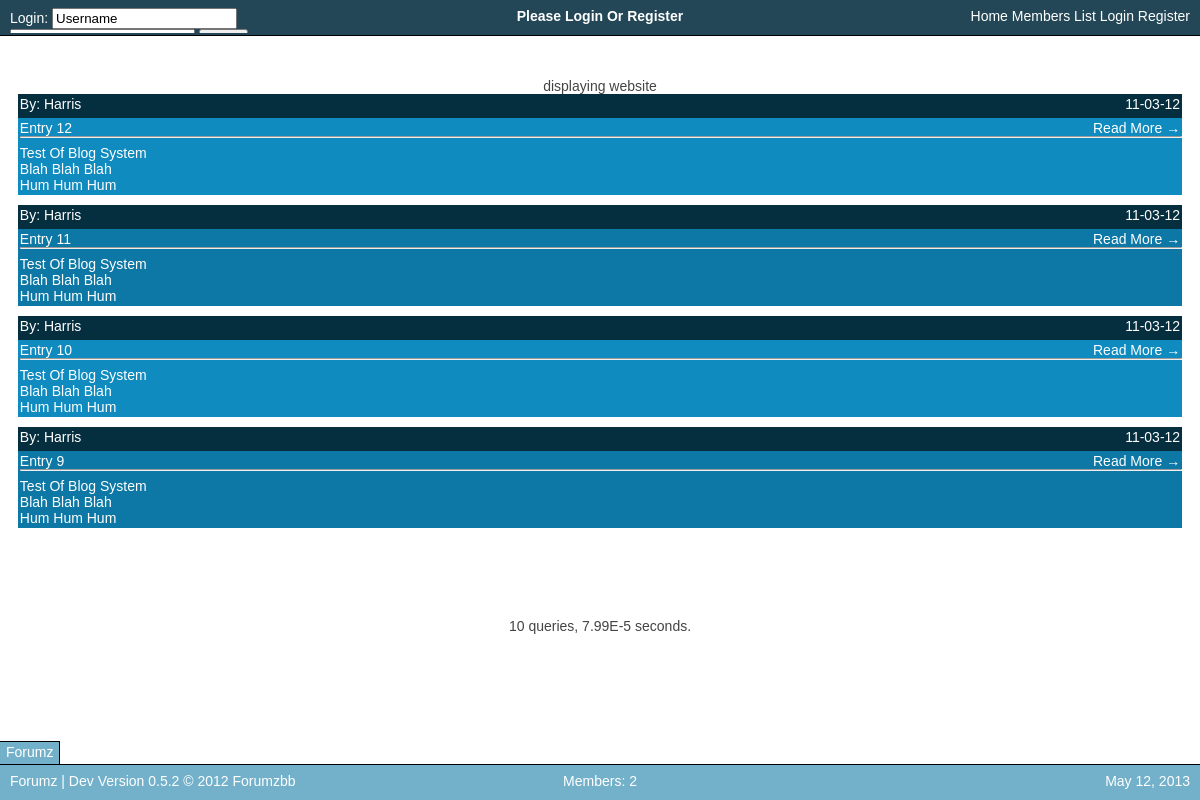
The page / on the database its author committed.
### tables this page shows
CREATE TABLE `blogs` (
  `ID` int(11) NOT NULL,
  `Title` text NOT NULL,
  `Author` text NOT NULL,
  `AuthorDate` text NOT NULL,
  `AuthorTime` text NOT NULL,
  `Post` text NOT NULL,
  `numComments` int(11) NOT NULL
);

CREATE TABLE `siteSettings` (
  `settingsProfile` text NOT NULL,
  `siteName` text NOT NULL,
  `siteMotd` text NOT NULL,
  `siteSlogan` text NOT NULL,
  `defaultTheme` text NOT NULL,
  `siteDisabled` text NOT NULL,
  `reqLogin` text NOT NULL,
  `verifyRegisterEmail` text NOT NULL,
  `verifyRegisterAdmin` text NOT NULL,
  `htmlAllowed` text NOT NULL,
  `blogEntriesPerPage` int(11) NOT NULL
);

### index.php (called while the page is built, shortened)
<?php
$m_time = explode(" ",microtime());
$m_time = $m_time[0] + $m_time[1];
$starttime = $m_time;
$sqlQueries=0;
$mysqliServer = $_ENV['DATABASE_SERVER'];
$mysqliUser = "db166640_forumz";
$mysqliPass = "forumzbb";
$mysqliDatabase = "db166640_forumzDev";
$con = @mysqli_connect($mysqliServer, $mysqliUser, $mysqliPass, $mysqliDatabase) or die ("Site Not Setup");
require_once('Functions/forumz.main.php');
$userData=$_SESSION['userData'];
if($userData['rankID']=="") {
	$userData['rankID']="0";
	$userData['loggedIn']=false;
}
if($userData['siteTheme']=="") {
	$userData['siteTheme']="SkyBlue";
}
$pageName = mysqli_real_escape_string($con,$_GET['page']);
if($pageName=="") $pageName = "home";
displayWebsite();
?>

### Functions/forumz.settings.php (called while the page is built, shortened)
<?php
function loadMysqlSettings() {
	global $con, $sqlQueries;
	$sql = "SELECT * FROM siteSettings WHERE settingsProfile='1'";
	$result = mysqli_query($con, $sql) or die ("Query failed: getSiteSettings");
	$setting=mysqli_fetch_array($result);
	global $siteSettings;
	if($setting['siteDisabled']!="") {
		$siteSettings['siteDisabled']=true;
		$siteSettings['disabledMessage']=$setting['siteDisabled'];
	} else { $siteSettings['siteDisabled']=false; }
	$siteSettings['siteName'] = $setting['siteName'];
	$siteSettings['siteMotd'] = $setting['siteMotd'];
	$siteSettings['siteSlogan'] = $setting['siteSlogan'];
	$siteSettings['defaultTheme'] = $setting['defaultTheme'];
	$siteSettings['blogEntriesPerPage'] = $setting['blogEntriesPerPage'];
	if($setting['reqLogin']=="true") {
		$siteSettings['reqLogin'] = true;
	} else { $siteSettings['reqLogin'] = false; }
	if($setting['verifyRegisterEmail']=="true") {
		$siteSettings['verifyRegisterEmail'] = true;
	} else { $siteSettings['verifyRegisterEmail'] = false; }
	if($setting['verifyRegisterAdmin']=="true") {
		$siteSettings['verifyRegisterAdmin'] = true;
	} else { $siteSettings['verifyRegisterAdmin'] = false; }
	if($setting['htmlAllowed']=="true") {
		$siteSettings['htmlAllowed'] = true;
	} else { $siteSettings['htmlAllowed'] = false; }
}
function setupSiteURLs() {
	global $siteSettings;
	$siteSettings['siteURLShort']="/";
	$siteSettings['siteURLLong']="http://".$_SERVER['SERVER_NAME'].$siteSettings['siteURLShort'];
}
?>

### Themes/SkyBlue/viewHome.php (called while the page is built, shortened)
<?php
display('viewHeader');
viewBlogEntries();
display('viewFooter');
?>

### Themes/Defaults/devTools.php (called while the page is built)
<?php
function getPageLoadInfo() {
	global $starttime, $sqlQueries;
	$m_time = explode(" ",microtime());
	$m_time = $m_time[0] + $m_time[1];
	$endtime = $m_time;
	$totaltime = ($endtime - $starttime);
	$totaltime = round($totaltime,7);
	return($sqlQueries." queries, ".$totaltime." seconds.");
}
?>

### Functions/forumz.references.php (the view, shortened to what this page needs)
<?php
function display($fileName) {
	require_once('Themes/SkyBlue/'.$fileName.'.php');
}
function viewHTML($HTMLtxt) {
	echo "	".$HTMLtxt."\n";
}
?>

### Functions/forumz.breadcrumbs.php (shortened to what this page needs)
<?php
function getNumBreadcrumbs() {
	global $breadcrumbs;
	return count($breadcrumbs);
}
function addBreadcrumb($newBreadcrumbName, $newBreadcrumbLink) {
	global $breadcrumbs, $siteSettings;
	$newBreadcrumb='<a href="'.$siteSettings['siteURLShort'].$newBreadcrumbLink.'">'.$newBreadcrumbName.'</a>';
	if(!isset($breadcrumbs)) {
		$breadcrumbs=array($newBreadcrumb);
	} else {
		array_push($breadcrumbs, $newBreadcrumb);
	}
}
?>

### Functions/forumz.main.php (shortened to what this page needs)
<?php
require_once('Functions/forumz.references.php');
require_once('Functions/forumz.blog.php');
require_once('Functions/forumz.settings.php');
require_once('Functions/forumz.breadcrumbs.php');
function displayWebsite() {
	global $pageName, $pageID, $pageID2, $pagePost, $siteSettings, $userData;
	loadSettings();
	addBreadcrumb(getSiteName(),"");
	if($siteSettings['siteDisabled']&&($userData['permissions']['editSiteSettings']!="true")) {
		addBreadcrumb("Site Disabled","");
		if($pageName=="login") {
			addBreadcrumb("Login","login/");
			if(isset($pagePost['loginSubmitted'])) {
				loginUser();
			}
		}
		addFailureNotice($siteSettings['disabledMessage']);
		display('viewBlank');
	} else {
	switch ($pageName) {
		case "home":
			if($siteSettings['reqLogin']&&!$userData['loggedIn']) {
				addFailureNotice("You Must Login To View This Page");
				display('viewBlank');
			} else {
				display('viewHome');
			}
			break;
	}}
}
function loadSettings() {
	loadMysqlSettings();
}
?>

### Themes/SkyBlue/viewHeader.php (shortened to what this page needs)
<?php
global $userData, $siteSettings;
?>
<!DOCTYPE HTML>
<html><head>
	<link rel="stylesheet" href="/Themes/SkyBlue/SkyBlue.css" type="text/css">
</head><body>
<header id="navBar">
<?php
global $siteSettings;
if($userData['loggedIn']) {
	viewHTML('<a href="'.$siteSettings['siteURLShort'].'home/">Home</a>');
	viewHTML('<a href="'.$siteSettings['siteURLShort'].'membersList/">Members List</a>');
	viewHTML('<a href="'.$siteSettings['siteURLShort'].'controlPanel/">Control Panel</a>');
	viewHTML('<a href="'.$siteSettings['siteURLShort'].'logout/">Logout</a>');
} else {
	viewHTML('Login: ');
	viewSingleLineLoginField();
}
if($userData['loggedIn']) {
	viewHTML('<b>Search Here</b>');
}
if($userData['loggedIn']) {
	viewHTML('<b>Welcome: '.returnUsername().'</b>');
} else {
	viewHTML('<b>Please Login Or <a href="'.$siteSettings['siteURLShort'].'register/">Register</a></b>');
}
?>
</header>

### Functions/forumz.blog.php (shortened to what this page needs)
<?php
function getBlogEntries($startID, $endID) {
	global $con, $sqlQueries;
	$sql = "SELECT * FROM blogs WHERE ID>='$startID' AND ID<'$endID' ORDER BY ID DESC";
	$result = mysqli_query($con, $sql) or die ("Query failed: getBlogEntries");
	return $result;
}
function viewBlogEntries() {
	global $siteSettings, $pageID;
	$blogEntriesPerPage=$siteSettings['blogEntriesPerPage'];
	$startID=getNumBlogEntries()-$blogEntriesPerPage;
	$endID=getNumBlogEntries();
	$blogEntries=getBlogEntries($startID,$endID);
	while($entry = mysqli_fetch_array($blogEntries)) {
		$blogLink=$siteSettings['siteURLShort']."blog/".$entry['ID'];
		displayHomePageBlogEntry(getMemberName($entry['Author']),$entry['AuthorDate'],$entry['Title'],$entry['Post'],$blogLink);
	}
}
function getNumBlogEntries() {
	global $con, $sqlQueries;
	$sql = "SELECT * FROM blogs";
	$result = mysqli_query($con, $sql) or die ("Query failed: getNumBlogEntries");
	return mysqli_num_rows($result);
}
?>

### Themes/SkyBlue/viewFooter.php (shortened to what this page needs)
<footer id="footBar">
</footer>
<div id="breadcrumbsBar">
</div>
<br><br>
<?php echo getPageLoadInfo(); ?>
</body></html>

### Themes/Defaults/breadcrumbs.php
<?php
function viewBreadcrumbs() {
	$numBreadcrumbs=getNumBreadcrumbs();
	for($i=0;$i<$numBreadcrumbs;$i++) {
		if($i==0) {
			viewHTML(getBreadcrumb($i));
		} else {
			viewHTML(" -> ".getBreadcrumb($i));
		}
	}
}
?>

### Themes/SkyBlue/SkyBlue.css (style rules this page uses)
html, body { background-color: #FFFFFF; font-family: Arial, Helvetica, sans-serif; color: #444444; font-size: 14px; padding-top: 35px; padding-bottom: 35px; text-align: center; }
a { text-decoration: none; color: #FFFFFF; }
hr { width: 100%; }
#navBar { text-align: center; overflow: hidden; width: 100%; height: 35px; position: fixed; top: 0px; left: 0px; background-color: #234756; color: #FFFFFF; border-bottom: 1px solid #000000; }
#footBar { text-align: center; overflow: hidden; width: 100%; height: 35px; position: fixed; bottom: 0px; left: 0px; background-color: #73B1CB; color: #FFFFFF; border-top: 1px solid #000000; }
.headFootLeftSide { text-align: left; float: left; width: 30%; overflow: hidden; padding-left: 10px; height: 25px; padding-top: 8px; }
.singleLineLoginField { display: inline; }
.headFootCenter { text-align: center; float: center; overflow: hidden; height: 25px; padding-top: 8px; margin-left: 10px; margin-right: 10px; }
.headFootRightSide { text-align: right; float: right; width: 30%; overflow: hidden; padding-right: 10px; height: 25px; padding-top: 8px; }
#breadcrumbsBar { background-color: #73B1CB; height: 18px; font-size: 14px; padding-left: 6px; padding-right: 6px; padding-top: 2px; padding-bottom: 2px; position: fixed; left: 0px; bottom: 36px; border-top: 1px solid #000000; border-right: 1px solid #000000; }
.FullWidthPostHead { width: 98%; margin-left: auto; margin-right: auto; height: 20px; color: #FFFFFF; padding: 2px; background-color: #052E3F; overflow: hidden; text-align: center; }
.FullWidthPostRow { width: 98%; margin-left: auto; margin-right: auto; padding: 2px; color: #FFFFFF; overflow: hidden; text-align: left; margin-bottom: 10px; }
.FullWidthTableRow:nth-child(odd) .TableRowColumn, .FullWidthPostRow:nth-child(4n+2) { background-color: #0F8BBF; }
.FullWidthTableRow:nth-child(even) .TableRowColumn, .FullWidthPostRow:nth-child(4n+0) { background-color: #0D78A5; }
.floatLeft { float:left; text-align: left; }
.floatRight { float:right; text-align: right; }
.pageChangeBtns { color: #FFFFFF; font-size: 14px; padding: 10px; width: 98%; height: 28px; margin-left: auto; margin-right: auto; }

### rows shown on the page
blogs: HTMLtxt "By: Harris 11-03-12 Entry 12 Read More → Test Of Blog System Blah Blah Blah Hum Hum Hum"
blogs: HTMLtxt "By: Harris 11-03-12 Entry 11 Read More → Test Of Blog System Blah Blah Blah Hum Hum Hum"
blogs: HTMLtxt "By: Harris 11-03-12 Entry 10 Read More → Test Of Blog System Blah Blah Blah Hum Hum Hum"
blogs: HTMLtxt "By: Harris 11-03-12 Entry 9 Read More → Test Of Blog System Blah Blah Blah Hum Hum Hum"
sitesettings: siteName "Forumz"

### other values the page prints
$HTMLtxt "Login: Home Members List Login Register Please Login Or Register Forumz | Dev Version 0.5.2 © 2012 Forumzbb May 12, 2013 Members: 2"
getPageLoadInfo() "10 queries, 7.99E-5 seconds."
